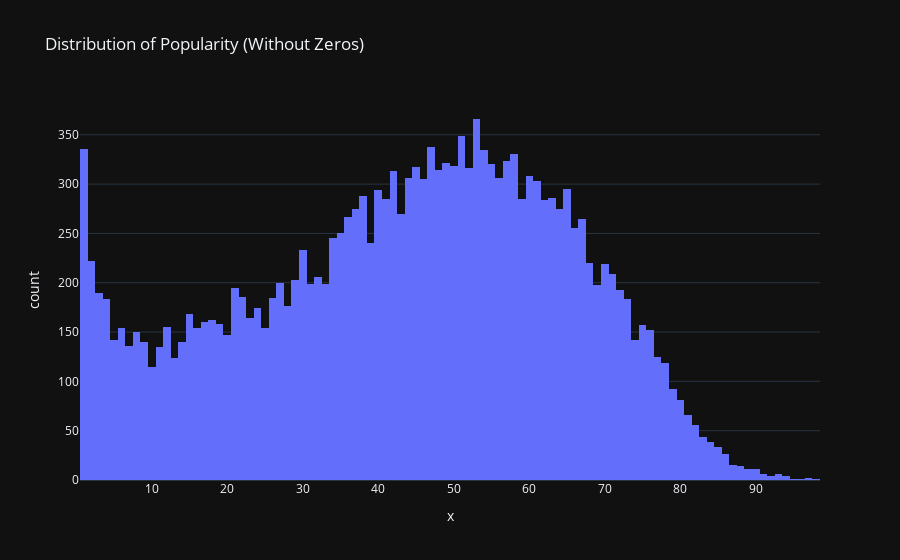

Notebook source saved alongside this figure:
### Code cell
popularity_without_zeros = dataset_train[dataset_train['popularity'] > 0]['popularity']
px.histogram(x=popularity_without_zeros, title='Distribution of Popularity (Without Zeros)', labels={'popularity': 'Popularity'}, template='plotly_dark')

### Figure 1 — Plotly figure (JSON) as saved in the notebook; plotly's stock layout.template omitted (floating-point values rounded to 4 significant figures; data arrays with more than 128 entries replaced by an {"elided": "..."} marker saying what was removed)
{"data": [{"bingroup": "x", "hovertemplate": "x=%{x}<br>count=%{y}<extra></extra>", "legendgroup": "", "marker": {"color": "#636efa", "pattern": {"shape": ""}}, "name": "", "orientation": "v", "showlegend": false, "type": "histogram", "x": {"elided": "18325 int values"}, "xaxis": "x", "yaxis": "y"}], "layout": {"barmode": "relative", "legend": {"tracegroupgap": 0}, "title": {"text": "Distribution of Popularity (Without Zeros)"}, "xaxis": {"anchor": "y", "domain": [0, 1], "title": {"text": "x"}}, "yaxis": {"anchor": "x", "domain": [0, 1], "title": {"text": "count"}}}}
